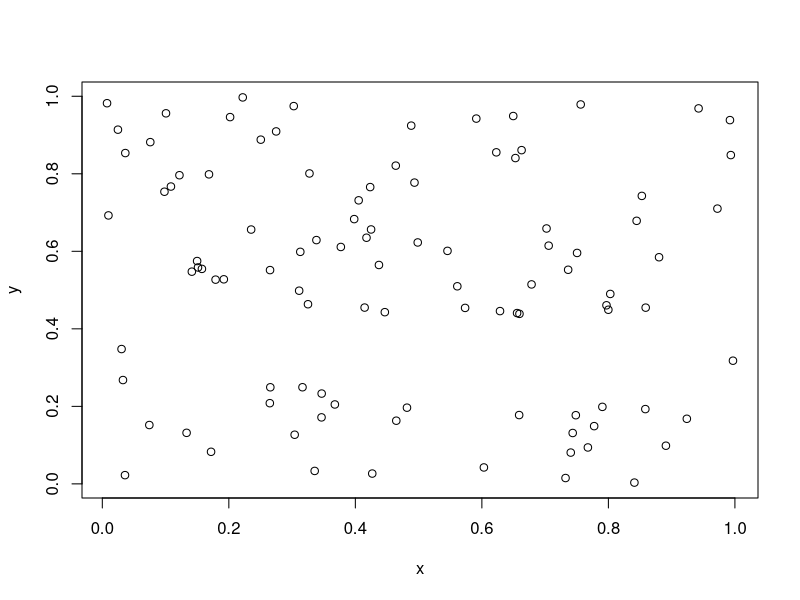
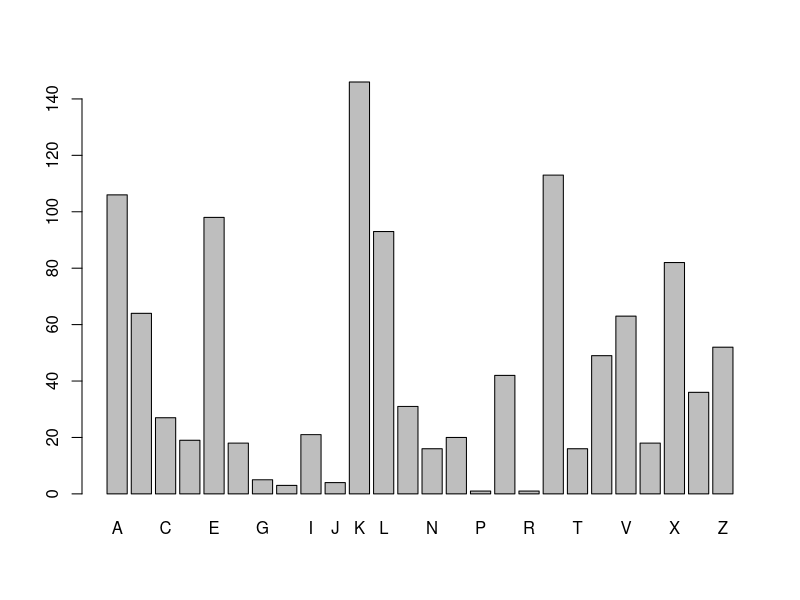

Generate these figures, in order, with R:
## ---- chunk 1

exp(1)
exp(2)
exp(1)*exp(2)

for(i in 1:10){
  print(i^2)
}

for(i in seq(1, 10, 2)){
  print(i^2)
}

for(i in seq(2, 10, 2)){
  print(i^2)
}

x <- runif(100, 0, 1) # as in 'random uniform' between 0 and 1
y <- runif(100)       # between 0 and 1 actually the default...
plot(x,y)
## ---- chunk 2

hacked <- "NEW YORK (AP) — Facebook reported a major security breach in which 50 million user accounts were accessed by unknown attackers. The stolen data allowed the attackers to 'seize control' of those user accounts, Facebook said. Facebook has logged out the 50 million breached users — plus another 40 million who were vulnerable to the attack. Users don’t need to change their Facebook passwords, it said. Facebook says it doesn’t know who is behind the attacks or where they’re based. In a call with reporters on Friday, CEO Mark Zuckerberg said that the company doesn’t know yet if any of the accounts that were hacked were misused."

## ---- chunk 3

strwrap(hacked, 90)    # 90 characters per line
cat(strwrap(hacked, 90), sep = "\n")  # '\n' means 'new line'
## ---- chunk 4
letters
match("t", letters)

LETTERS
match("q", LETTERS)
match("Q", LETTERS)
"Q" %in% LETTERS
"Q" %in% letters
"Q" %in% c(letters, LETTERS)

tolower(LETTERS) == letters
LETTERS == toupper(letters)

letters[3]
letters[c(8,9)]

ROT13 <- c(letters[14:26], letters[1:13]) # Caesar shift of 13
match("b", ROT13)
LETTERS[match("b", ROT13)] # encrypted
LETTERS[match("o", ROT13)] # and symmetric

cipher.message <- LETTERS[match(c("h", "e", "l", "l", "o", "w", "o", "r", "l", "d"),
                                ROT13)]
LETTERS[match(tolower(cipher.message), ROT13)]

## ---- chunk 5

cipher.txt <- "SQKLE SAXLE ZVKUI BASTE MKLUT SQKZE BMKVS KZKUS BXLAU VOTEM KLUTA LSQKF XBZYA VILYK BSEGA LMEWE RXBBK XBMEL AJESA XLWKB MALMA SVXCC KLVAN KELYY KCKLV ANKXB MELAJ ESAXL VALSQ KQXOK XCWEG ALMSQ KWWXB KEYKO SESCE UALMS QKYAM ASEZS QBKES VXCSQ KNANAVS UKLSI BTEUU XBYAL MSXUI BBKLS ELYCX BWKBX CCAUA EZVAL OZEUK XCSQK VAMLE ZVALS KZZAM KLUKE LYALC XBWES AXLEV VIBEL UKYAB KUSXB ESKVS QKXBM ELAJE SAXLV SQESQ AVSXB AUEZZ TQENK VOAKY XLCXB KAMLS EBMKS VELYY KCKLY KYUZE VVACA KYLKS FXBGV EMEAL VSVOT ALMBK VOKUS ANKZT SQKLV EAVUB KESAL MEYAB KUSXB ESKXC XOKBE SAXLV SQESU XWDAL KVSQK XOKBE SAXLE ZKZKW KLSVX CKEUQ SQAVS BEYAS AXLEZ EOOBX EUQFK QENKF QKBKF KUBKE SKYSQ KVKSF XUTZA LYKBV XCKHU KZZKL UKELY SQKLD IAZSF EZZVX CMBEL ASKDK SFKKL SQKWB KEZZT AVLXS SQKFE TCXBI VSXYX DIVAL KVVVE AYLVE YABKU SXBWA UQEKZ VBXMK BVQAL SALME SSQKB KXBME LAJES AXLYI DDKYL VENANAS QESAV KHOKU SKYSX DKOID ZAUZT BXZZK YXISS QAVFK KGFKN KMXSS XDKCZ ESFKN KMXSS XDKEM AZKFQ KLASU XWKVS XUTDK BALOE BSAUI ZEBSQ KZALK DKSFK KLUXZ ZKUSA XLUEO EDAZA SAKVE LYXIB XFLNI ZLKBE DAZAS AKVDK SFKKL SQKEU PIAVA SAXLX CVAML EZVAL SKZZA MKLUK ELYSQ KEVVI BELUK XCXIB XFLAL CXBWE SAXLA VNABS IEZZT LXLKH AVSKL SVEAY BKOEY EWDVU QACCU EZACS QKBEL GALMY KWXUB ESXLS QKQXI VKALS KZZAM KLUKU XWWAS SKKFQ ESAVE NIZLK BEDAZ ASTSX DKOES UQKYE SQXWK AVXCS KLEOX SKLSA EZUXZ ZKUSA XLXOO XBSIL ASTED BXEYE LYNAU KNKBV"
chars <- unlist(strsplit(cipher.txt, split=NULL))
chars <- chars[chars %in% LETTERS] # retains upper case letters only... 
                                   # also can use "regular expressions"...
                                   # cipher.txt <- gsub("[^[:alnum:]]", "", cipher.txt)
                      # https://www.rstudio.com/wp-content/uploads/2016/09/RegExCheatsheet.pdf
table(chars)
sort(table(chars))
barplot(table(chars))

bigrams <- matrix(nrow = length(chars)/2)
for(i in 1:length(chars)/2){
  bigrams[i] <- paste(chars[i:(i+1)], collapse="")
}
sort(table(bigrams), decreasing = T)[1:20]       # for frequencies 
                                                 # see https://en.wikipedia.org/wiki/Bigram

trigrams <- matrix(nrow = (length(chars)/3) %/% 1)
i <- 1
while((i + 2) < length(chars)/3){
  trigrams[i] <- paste(chars[i:(i+2)], collapse="")
  i <- i + 1
}

tri.table <- sort(table(trigrams), decreasing = T)
tri.table[1:10]
# alternative display...
names(tri.table)[which(tri.table > 5)]
names(tri.table)[which(tri.table == 5)]
names(tri.table)[which(tri.table < 4 & tri.table > 2)]  # see https://en.wikipedia.org/wiki/Trigram


